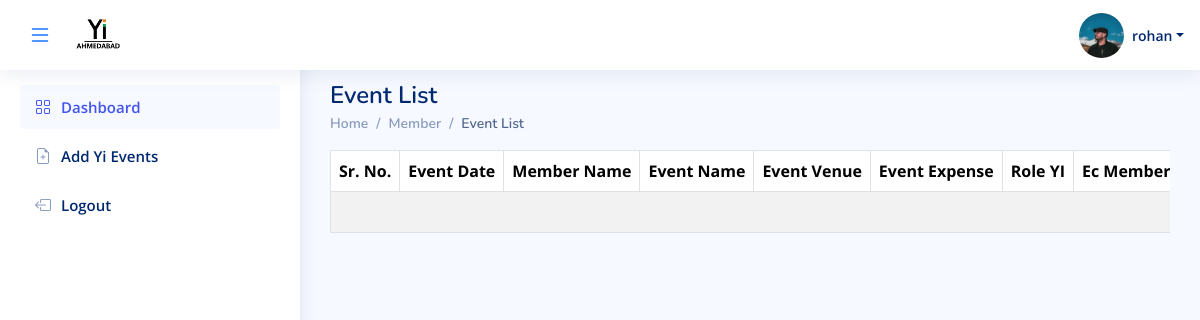
Before: /member/event-list (signed in) with the older database file.
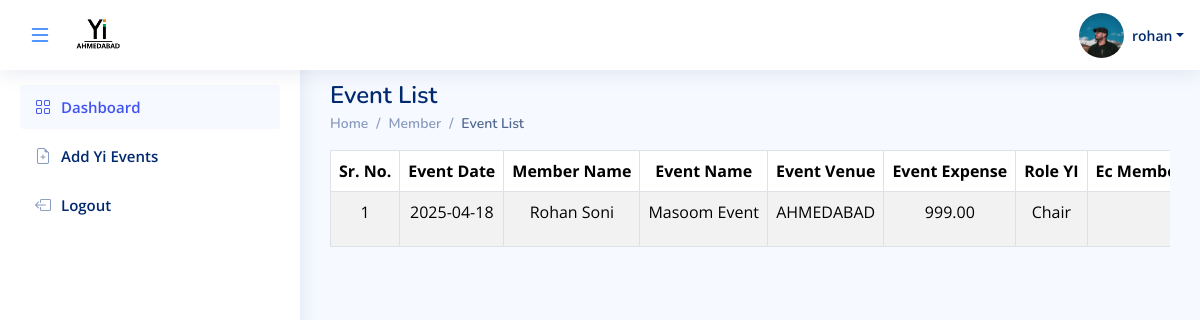
After: the same page with the newer database file.
### admin_app/models.py (models this page shows, shortened)
class LoginSide(AbstractUser):
    id = models.UUIDField(
        primary_key=True, default=uuid.uuid4, editable=False, db_index=True
    )
    login_role = models.ManyToManyField(Login_Role, verbose_name="LoginRole")
    first_name = models.CharField(max_length=200, null=True, verbose_name="FirstName")
    last_name = models.CharField(max_length=200)
    email = models.EmailField(max_length=200, unique=True, validators=[validate_email])
    photo = models.ImageField(upload_to="user_photo/", null=True, blank=True, validators = [FileExtensionValidator(allowed_extensions=["jpeg", "jpg", "png"])])
    yi_role = models.CharField(max_length=200, null=True)
    phone_number = models.CharField(
        max_length=10,  # This will accommodate international numbers
        default="0",
        validators=[
            RegexValidator(
                regex=r"^(\+91[\-\s]?)?[0]?(91)?[789]\d{9}$",  # This is the regex for validating the phone number
                message="Enter a valid phone number.",
                code="invalid phone",
            ),
        ],
    )

### manager_app/models.py (models this page shows)
class Event_Data(models.Model):
    user = models.ForeignKey(LoginSide, on_delete=models.SET_NULL, null=True,db_index=True)
    your_name = models.CharField(max_length=50)
    event_name = models.CharField(max_length=200,blank=True)
    event_venue = models.TextField(blank=True)
    event_expense = models.BigIntegerField(blank=True,null=True,default=0)
    date = models.CharField(max_length=200)
    role_yi = models.CharField(max_length=200)
    project_vertical = models.CharField(max_length=200)
    project_stakeholder = models.CharField(max_length=200)
    yi_pillar = models.CharField(max_length=200)
    social_link = models.URLField(max_length=300)
    which_SIG = models.CharField(max_length=200,blank=True,null=True)
    event_member = models.CharField(max_length=1000,blank=True,null=True)
    total_impact = models.BigIntegerField(blank=True,default=1)
    select_ec_member = models.CharField(max_length=50,blank=True,null=True)
    school = models.CharField(max_length=200,blank=True,null=True)
    collage = models.CharField(max_length=200,blank=True,null=True)
    associate_partner = models.CharField(max_length=200,null=True,blank=True)
    event_description =  models.TextField(max_length=700,null=True,blank=True)

### manager_app/views.py (the view)
# urls.py: path('event-list',event_list,name='event-list'),
@login_required(login_url='index')
def event_list(request):
    user = request.user
    all_event = Event_Data.objects.filter(user=user)
    context = {
        'user': user,
        'k1': all_event
    }
    return render(request, 'member/event_list.html', context)

### manager_app/templates/member/event_list.html (shortened to what this page needs)
{% load static %}
<!DOCTYPE html>
<html lang="en">
<head>
    <link href="{% static 'assets/vendor/bootstrap/css/bootstrap.min.css' %}" rel="stylesheet">
    <link href="{% static 'assets/vendor/bootstrap-icons/bootstrap-icons.css' %}" rel="stylesheet">
    <link href="{% static 'css/manager_dashboard.css' %}" rel="stylesheet">
    <link href="{% static 'assets/css/style.css' %}" rel="stylesheet">
    <link href="{% static 'assets/css/footer.css' %}" rel="stylesheet">
    <link href="{% static 'css/inputfiled.css' %}" rel="stylesheet">
</head>
<body>
    {% include 'components/header.html' %}
    {% include 'components/side_navbar.html' %}
    <main id="main" class="main">
        <br>
        <div class="pagetitle">
            <h1>Event List</h1></div>
            <nav>
                <ol class="breadcrumb">
                    <li class="breadcrumb-item"><a href="{% url 'manager-dashboard' %}">Home</a></li>
                    <li class="breadcrumb-item">Member</li>
                    <li class="breadcrumb-item active">Event List</li>
                </ol>
            </nav>
        <div class="table-responsive">
            <table class="table table-striped table-bordered" width="100%">
                <thead>
                    <tr class="text-nowrap text-center">
                        <th>Sr. No.</th>
                        <th>Event Date</th>
                        <th>Member Name</th>
                        <th>Event Name</th>
                        <th>Event Venue</th>
                        <th>Event Expense</th>
                        <th>Role YI</th>
                        <th>Ec Members Name</th>
                    </tr>
                </thead>
                <tbody>
                    {% if k1 %}
                        {% for i in k1 %}
                            <tr class="text-nowrap text-center">
                                <td>{{ forloop.counter }}</td>
                                <td>{{ i.date }}</td>
                                <td>{{ i.your_name }}</td>
                                <td>{{ i.event_name }}</td>
                                <td>{{ i.event_venue }}</td>
                                <td>{{ i.event_expense|floatformat:2 }}</td>
                                <td>{{ i.role_yi }}</td>
                                <td>{{ i.event_handle }}<br></td>
                            </tr>
                        {% endfor %}
                    {% else %}
                        <tr>
                            <td colspan="17" class="text-center">No events available</td>
                        </tr>
                    {% endif %}
                </tbody>
            </table>
        </div>
    </main>
</body>
</html>

### manager_app/templates/components/header.html (shortened to what this page needs)
{% load static %}
<header id="header" class="header fixed-top d-flex align-items-center">
  <div class="d-flex align-items-center">
    <button id="sidebarToggle" class="btn border-0 p-2 bg-transparent">
      <i id="sidebarIcon" class="bi bi-list fs-4 text-primary"></i>
    </button>
    {% if user.yi_role  == 'Branding' %}
    <a href="{% url 'branding_dashboard' %}" class="logo d-flex align-items-center ms-2">
      <img src="{% static 'Image/YIIMG.png' %}" alt="Logo"  height="60" width="60">
      <span class=" "></span>
    </a>
 {% else %}
 <a href="{% url 'member-dashbaord' %}" class="logo d-flex align-items-center ms-2">
  <img src="{% static 'Image/YIIMG.png' %}" alt="Logo"  height="60" width="60">
</a>
    {% endif %}
     </div>
    <nav class="header-nav ms-auto">
      <ul class="d-flex align-items-center">
        <li class="nav-item dropdown pe-3">
          <a class="nav-link nav-profile d-flex align-items-center pe-0" href="#" data-bs-toggle="dropdown">
            <img src="{% if user.photo %}{{ user.photo.url }} {% else %} {% static 'Image/img.png' %} {% endif %}" height="45px" width="45px" alt="Profile" class="rounded-circle">
            <span class="d-none d-md-block dropdown-toggle ps-2">{{ user.username }}</span>
          </a>
        </li>
      </ul>
    </nav>
  </header>

### manager_app/templates/components/side_navbar.html (shortened to what this page needs)
{% load static %}
<aside id="sidebar" class="sidebar">
    <ul class="sidebar-nav" id="sidebar-nav">
        <li class="nav-item">
            <a class="nav-link " href="{% url 'member-dashbaord' %}">
                <i class="bi bi-grid"></i>
                <span>Dashboard</span>
            </a>
        </li>
        <li class="nav-item">
            <a class="nav-link collapsed " href="{% url 'manager-dashboard' %}">
                <i class="bi bi-file-earmark-plus"></i>
                <span>Add Yi Events</span>
            </a>
        </li>
        <li class="nav-item">
            <a class="nav-link collapsed" href="{% url 'manager-logout' %}">
                <i class="bi bi-box-arrow-left"></i>
                <span>Logout</span>
            </a>
        </li>
    </ul>
</aside>

### staticfiles/css/manager_dashboard.css (style rules this page uses)
label, input, select, button { font-family: 'Cambria', sans-serif; }

### admin_app/static/assets/css/style.css (style rules this page uses)
:root { scroll-behavior: smooth; }
body { font-family: "Open Sans", sans-serif; background: #f6f9ff; color: #444444; }
a { color: #4154f1; text-decoration: none; }
h1, h2, h3, h4, h5, h6 { font-family: "Nunito", sans-serif; }
#main { margin-top: 60px; padding: 20px 30px; transition: all 0.3s; }
.pagetitle { margin-top: -23px; display: flex; justify-content: space-between; margin-bottom: 10px; }
.pagetitle h1 { font-size: 24px; margin-bottom: 0; font-weight: 600; color: #012970; }
.breadcrumb { margin-top: -7px; font-size: 14px; font-family: "Nunito", sans-serif; color: #899bbd; font-weight: 600; }
.breadcrumb a { color: #899bbd; transition: 0.3s; }
.breadcrumb .breadcrumb-item::before { color: #899bbd; }
.breadcrumb .active { color: #51678f; font-weight: 600; }
.logo { line-height: 1; height:95px; }
@media (min-width: 1200px) { .logo { width: 280px; } }
.logo img { max-height: 72px; margin-right: 20px; }
.header { transition: all 0.5s; z-index: 997; height: 70px; box-shadow: 0px 2px 20px rgba(1, 41, 112, 0.1); background-color: #fff; padding-left: 20px; }
.header-nav ul { list-style: none; }
.header-nav>ul { margin: 0; padding: 0; }
.header-nav .nav-profile { color: #012970; }
.header-nav .nav-profile img { max-height: 45px; }
.header-nav .nav-profile span { font-size: 14px; font-weight: 600; }
.sidebar { position: fixed; top: 60px; left: 0; bottom: 0; width: 300px; z-index: 996; transition: width 0.3s ease-in-out, left 0.3s ease-in-out; padding: 20px; overflow-y: auto; box-shadow: 0px 0px 20px rgba(1, 41, 112, 0.1); background-color: #fff; }
#main, #footer { margin-left: 300px; transition: margin-left 0.3s ease-in-out; }
.sidebar-nav { padding: 0; margin: 0; list-style: none; }
.sidebar-nav li { padding: 0; margin: 0; list-style: none; }
.sidebar-nav .nav-item { margin-bottom: 5px; }
.sidebar-nav .nav-link { display: flex; align-items: center; font-size: 15px; font-weight: 600; color: #4154f1; transition: 0.3s; background: #f6f9ff; padding: 10px 15px; border-radius: 4px; }
.sidebar-nav .nav-link i { font-size: 16px; margin-right: 10px; color: #4154f1; }
.sidebar-nav .nav-link.collapsed { color: #012970; background: #fff; }
.sidebar-nav .nav-link.collapsed i { color: #899bbd; }

Changed rows visible on the page:
added Event_Data: date "2025-04-18", your_name "Rohan Soni", event_name "Masoom Event", event_venue "AHMEDABAD", event_expense "999.00", role_yi "Chair"
